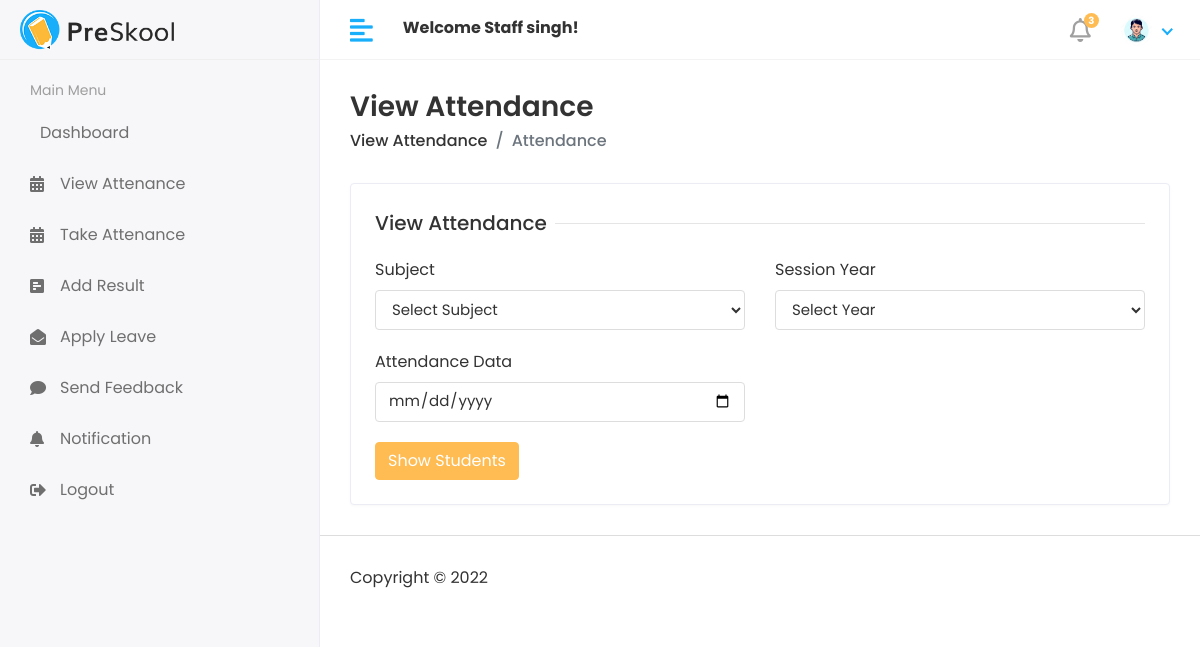
The app's page //staff/staff/viewattendance (signed in) with its own data.
### app/models.py (models this page shows)
class Customuser(AbstractUser):
    USER ={
        (1,'HOD'),
        (2,'STAFF'),
        (3,'STUDENT'),
    }
    user_type = models.CharField(choices=USER,max_length=50,default=1)
    profile_pic = models.ImageField(upload_to='uploads/profile_pic/')

### Staff/views.py (the view, shortened to what this page needs)
# urls.py: path('staff/viewattendance',staffviewattendance,name="viewstudentattendance"),
def staffviewattendance(request):
    staff_id = Staff.objects.get(admin = request.user.id)
    subject = Subject.objects.filter(staff_id = staff_id)
    session_year = Session.objects.all()
    action = request.GET.get('action')
    get_subject = None
    get_session_year = None
    attendance_date = None
    report= None
    context ={
        'subjects':subject,
        'sessions':session_year,
        'action':action,
        'get_subject':get_subject,
        'get_session_year':get_session_year,
        'attendance_date':attendance_date,
        'reports':report
    }
    return render(request,'Staff/view_attendance.html',context)

### templates/Staff/view_attendance.html (shortened to what this page needs)
{% extends "main/base.html" %} {% block body %}
<div class="content container-fluid">
  <div class="page-header">
    <div class="row align-items-center">
      <div class="col">
        <h3 class="page-title">View Attendance</h3>
        <ul class="breadcrumb">
          <li class="breadcrumb-item"><a href="#">View Attendance</a></li>
          <li class="breadcrumb-item active">Attendance</li>
        </ul>
      </div>
    </div>
  </div>
{% if action is None %}
  <div class="row">
    <div class="col-sm-12">
      <div class="card">
        <div class="card-body">
          <form method="POST" action="?action=view_attendance">
            <div class="row">
              <div class="col-12">
                <h5 class="form-title"><span>View Attendance</span></h5>
              </div>
              <div class="col-12 col-sm-6">
                <div class="form-group">
                  <label>Subject</label>
                  <select class="form-control" name="subject_id" required>
                    <option>Select Subject</option>
                  </select>
                </div>
              </div>
              <div class="col-12 col-sm-6">
                <div class="form-group">
                    <label>Session Year</label>
                    <select class="form-control" name="session_year_id" required>
                      <option>Select Year</option>
                    </select>
                </div>
              </div>
              <div class="col-12 col-sm-6">
                <div class="form-group">
                  <label>Attendance Data</label>
                  <input type="date" class="form-control" name="attendance_date" />
                </div>
              </div>
              <div class="col-12">
                <button type="submit" class="btn btn-primary">Show Students</button>
              </div>
            </div>
          </form>
        </div>
      </div>
    </div>
  </div>
{% endif %}
</div>
{% endblock body %}

### templates/includes/header.html (shortened to what this page needs)
{% load static  %}
   <div class="header">
       <div class="header-left">
          <a href="{% url 'hodpage' %}" class="logo">
          <img src="{% static 'assets/img/logo.png' %}" alt="Logo">
          </a>
       </div>
       <a href="javascript:void(0);" id="toggle_btn">
       <i class="fas fa-align-left"></i>
       </a>
       <div class="top-nav-search mt-3">
          <strong>Welcome <span>{{user.first_name}} {{user.last_name}}</span>!</strong>
       </div>
       <ul class="nav user-menu">
          <li class="nav-item dropdown noti-dropdown">
             <a href="#" class="dropdown-toggle nav-link" data-toggle="dropdown">
             <i class="far fa-bell"></i> <span class="badge badge-pill">3</span>
             </a>
          </li>
          <li class="nav-item dropdown has-arrow">
             <a href="#" class="dropdown-toggle nav-link" data-toggle="dropdown">
            {% if user.profile_pic == "" %}
             <span class="user-img"><img class="rounded-circle" src="{% static 'assets/default-img/user-default.png' %}" width="31" alt="{{user.first_name}}&nbsp;{{user.last_name}}"></span>
            {% else %}
             <span class="user-img"><img class="rounded-circle" src="{{user.profile_pic.url}}" width="31" alt="{{user.first_name}}&nbsp;{{user.last_name}}"></span>
            {% endif %}
            </a>
          </li>
       </ul>
    </div>

### static/assets/css/style.css (style rules this page uses)
html { height: 100%; }
body { background-color: #fff; color: #333; font-family: 'Poppins', sans-serif; font-size: 1rem; height: 100%; line-height: 1.5; overflow-x: hidden; }
h1, h2, h3, h4, h5, h6 { font-family: 'Poppins', sans-serif; margin-top: 0; }
.form-control { border: 1px solid #ddd; box-shadow: none; color: #333; font-size: 15px; height: 40px; }
a { color: #009ce7; }
input, button, a { transition: all 0.4s ease; -moz-transition: all 0.4s ease; -o-transition: all 0.4s ease; -ms-transition: all 0.4s ease; -webkit-transition: all 0.4s ease; }
input, input:focus, button, button:focus { outline: none; }
.form-group { margin-bottom: 1.25rem; }
ul, ol { padding: 0px; list-style: none; }
.btn-primary { background-color: #FFBC53; border: 1px solid #FFBC53; }
.card { border: 1px solid #ececf5; box-shadow: 0 1px 3px 0 rgba(0, 0, 0, 0.03); margin-bottom: 1.875rem; }
.card-body { padding: 1.5rem; }
.header { background-color: #fff; border-bottom: 1px solid #f3f3f4; left: 0; position: fixed; right: 0; top: 0; z-index: 1001; height: 60px; }
.header .header-left { float: left; height: 60px; padding: 0 20px; position: relative; width: 320px; z-index: 1; transition: all 0.2s ease-in-out; background-color: #f7f7fa; border-bottom: 1px solid #efefef; border-right: 1px solid #ececf5; display: flex; align-items: center; }
.header .header-left .logo { display: inline-block; line-height: 60px; }
.header .header-left .logo img { max-height: 40px; width: auto; }
.header .dropdown-toggle:after { display: none; }
.header .has-arrow .dropdown-toggle:after { border-top: 0; border-left: 0; border-bottom: 2px solid #18aefa; border-right: 2px solid #18aefa; content: ''; height: 8px; display: inline-block; pointer-events: none; -webkit-transform-origin: 66% 66%; -ms-transform-origin: 66% 66%; transform-origin: 66% 66%; -webkit-transform: rotate(45deg); -ms-transform: rotate(45deg); transform: rotate(45deg); -webkit-transition: all 0.15s ease-in-out; transition: all 0.15s ease-in-out; width: 8px; vertical-align: 0px; }
.user-menu { float: right; margin: 0; position: relative; z-index: 99; padding-right: 15px; }
.user-menu.nav > li > a { color: #a0a0a0; font-size: 14px; line-height: 58px; padding: 0 15px; height: 60px; }
.user-img { margin-right: 3px; position: relative; }
.top-nav-search { float: left; margin-left: 15px; }
.page-wrapper > .content { padding: 1.875rem 1.875rem 0; }
.page-header { margin-bottom: 1.875rem; }
.page-header .breadcrumb { background-color: transparent; color: #6c757d; font-size: 1rem; font-weight: 500; margin-bottom: 0; padding: 0; }
.page-header .breadcrumb a { color: #333; }
.page-title { font-size: 28px; font-weight: 600; color: #333; margin-bottom: 5px; }
.user-menu.nav > li > a .badge { background-color: #FFBC53; display: block; font-size: 10px; font-weight: bold; height: 15px; width: 15px; position: absolute; right: 7px; top: 13px; color: #fff; padding: 3px; }
.user-menu.nav > li > a > i { font-size: 1.5rem; line-height: 60px; }
.form-title { width: 100%; max-width: 100%; padding: 0; font-size: 1.25rem; font-weight: 500; line-height: inherit; color: #333; white-space: normal; position: relative; display: block; margin-bottom: 20px; }
.form-title:before { content: ""; position: absolute; left: 0px; right: 0px; height: 1px; top: 50%; background-color: rgba(0, 0, 0, 0.1); }
.form-title span { padding: 0px 0.5rem 0 0; background-color: #fff; display: inline-block; z-index: 2; position: relative; }
@media (min-width: 992px) { #toggle_btn { align-items: center; color: #18aefa; display: inline-flex; float: left; font-size: 26px; height: 60px; justify-content: center; margin-left: 15px; padding: 0 15px; } }

### records on screen
Customuser: first_name "Staff", last_name "singh", profile_pic (placeholder picture)
